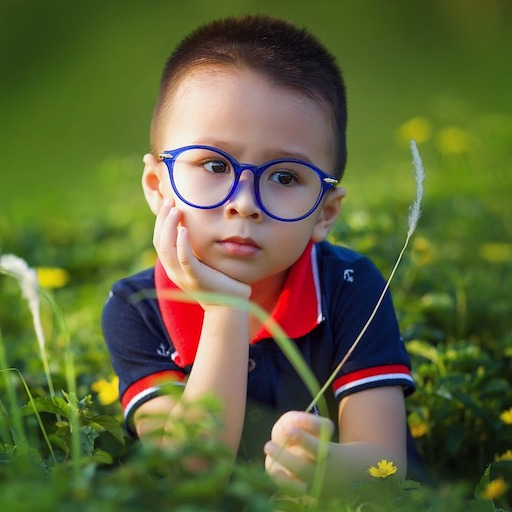
#> input picture ImageEnhancement_Filtering/data/images/sample.jpg, 512 x 512 px
$ jupyter execute cvtColor-Assignment.ipynb   (shell and % lines are left out)
#> lines starting #> are read from the running program, lines starting #| are printed output that depends on the picture; after the words box and inside, x2 and y2 are one past the last pixel; in counts of white or black regions, pixels touching at a corner belong together
# <font style="color:rgb(50,120,229)">Objective </font>
You have seen how we convert from one color space to another and also the theory behind the color spaces. In this assignment, you will implement the function cvtColor using the conversion formulae given in the opencv website. Specifically, you will be implementing the 2 functions:
1. convertBGRtoGray ( 10 points )
1. convertBGRtoHSV ( 20 points )

We have created the outline of the functions along with the supporting code. You just have to implement the formula in the function.

**Parameters**

**Input**
- BGR image ( named img )

**Output**
- Gray or HSV image

[cell 1]
# Import modules
import numpy as np
import matplotlib.pyplot as plt
import cv2
from dataPath import DATA_PATH

[cell 2]
import matplotlib
matplotlib.rcParams['figure.figsize'] = (18.0, 12.0)
matplotlib.rcParams['image.interpolation'] = 'bilinear'

[cell 3]
# Supress warnings
import warnings
warnings.filterwarnings("ignore")

[cell 4]
img = cv2.imread(DATA_PATH+"images/sample.jpg")
#> img is the input picture: shape (512, 512, 3); mean B, G, R 57.8, 101.6, 95.4

[cell 5]
plt.imshow(img[:,:,::-1])
plt.show()

#### <font style="color:rgb(50,120,229)">Convert BGR image to Grayscale image</font>
- Input: image in BGR mode
- Output: image in grayscale mode

For your convenience, we have added the conversion formula below

#### Reference:
https://docs.opencv.org/4.1.0/de/d25/imgproc_color_conversions.html

[cell 6]
def convertBGRtoGray(image):
    """
    Convert a BGR image to a grayscale image.

    Parameters:
    image (numpy.ndarray): Input image in BGR format.

    Returns:
    numpy.ndarray: Grayscale image.
    """
    # Extract the B, G, R channels
    B = image[:, :, 0]
    G = image[:, :, 1]
    R = image[:, :, 2]

    # Calculate the grayscale values using the formula
    # Gray = 0.299*R + 0.587*G + 0.114*B
    gray_image = 0.299 * R + 0.587 * G + 0.114 * B

    # Convert to uint8 type
    gray_image = gray_image.astype(np.uint8)

    return gray_image

[cell 7]
gray = convertBGRtoGray(img)

Get the result from OpenCV's `cvtColor` function to verify

[cell 8]
gray_cv = cv2.cvtColor(img,cv2.COLOR_BGR2GRAY)

[cell 9]
plt.figure(figsize=(18,12))
plt.subplot(1,3,1)
plt.title("Result from custom function")
plt.imshow(gray,cmap="gray")
plt.subplot(1,3,2)
plt.title("Result from OpenCV function")
plt.imshow(gray_cv,cmap="gray")
plt.subplot(1,3,3)
plt.title("Difference")
plt.imshow(np.abs(gray-gray_cv),cmap="gray")
plt.show()
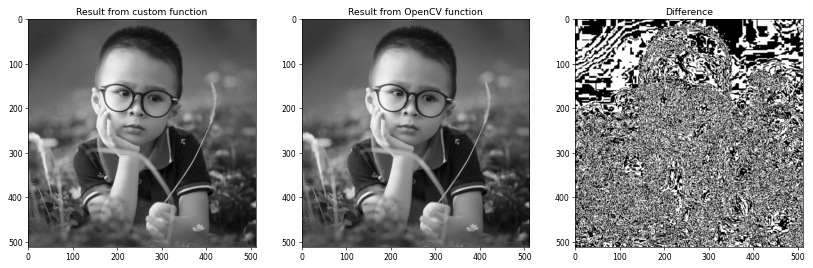
#> figure drawn by matplotlib, 3 panels

[cell 10]
###
### AUTOGRADER TEST - DO NOT REMOVE
###

#### <font style="color:rgb(50,120,229)">Convert BGR image to HSV image</font>
- Input: image in BGR mode
- Output: image in HSV mode

For your convenience, we have added the conversion formula below

#### Reference:
https://docs.opencv.org/4.1.0/de/d25/imgproc_color_conversions.html

You can assume we are working with 8 bit images.

[cell 11]
def convertBGRtoHSV(image):
    """
    Convert a BGR image to an HSV image.

    Parameters:
    image (numpy.ndarray): Input image in BGR format.

    Returns:
    numpy.ndarray: HSV image.
    """
    # Extract the B, G, R channels
    B = image[:, :, 0] / 255.0
    G = image[:, :, 1] / 255.0
    R = image[:, :, 2] / 255.0

    # Calculate the maximum and minimum values among R, G, B
    Cmax = np.max([R, G, B], axis=0)
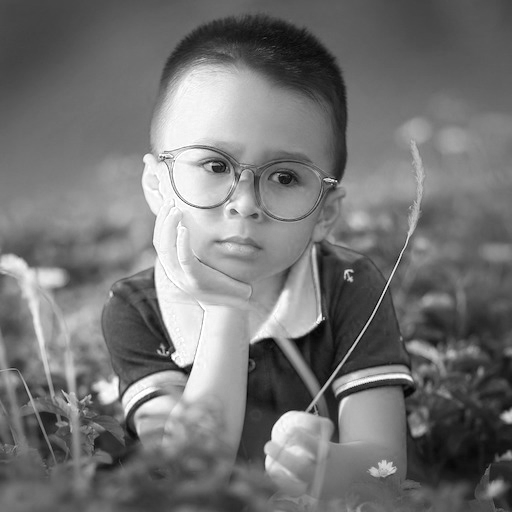
#> Cmax: shape (512, 512) float64; min 0.00392, max 1, mean 0.454
    Cmin = np.min([R, G, B], axis=0)
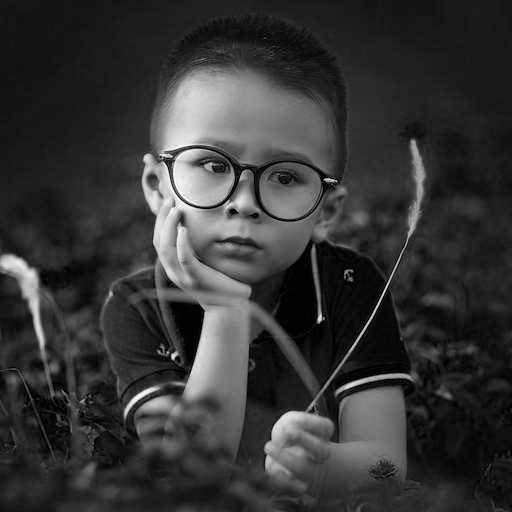
#> Cmin: shape (512, 512) float64; min 0, max 0.992, mean 0.209
    delta = Cmax - Cmin
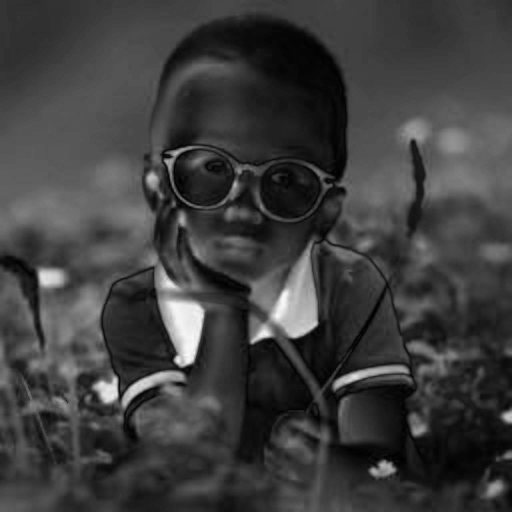
#> delta: shape (512, 512) float64; min 0, max 0.984, mean 0.245

    # Initialize H, S, V channels
    H = np.zeros_like(Cmax)
    S = np.zeros_like(Cmax)
    V = Cmax

    # Calculate Hue
    mask = (delta != 0)
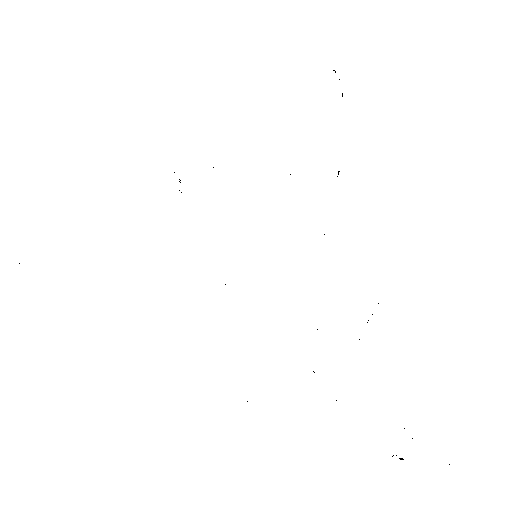
#> mask: shape (512, 512) bool; 100% white; black in thin lines or dots, all inside (x1, y1, x2, y2) = (19, 70, 450, 465)
    H[mask & (Cmax == R)] = (60 * ((G - B) / delta) % 6)[mask & (Cmax == R)]
    H[mask & (Cmax == G)] = (60 * ((B - R) / delta) + 2 * 60)[mask & (Cmax == G)]
    H[mask & (Cmax == B)] = (60 * ((R - G) / delta) + 4 * 60)[mask & (Cmax == B)]
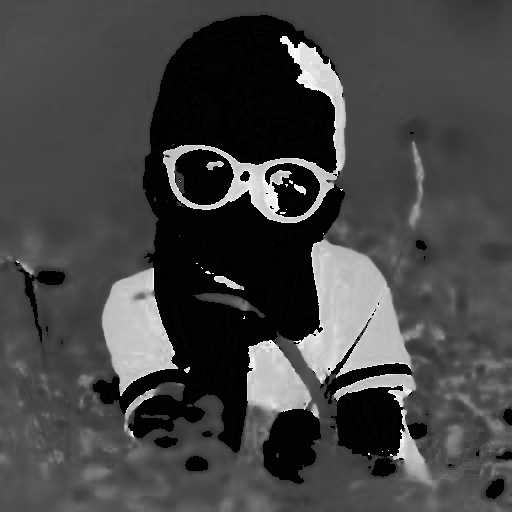
#> H: shape (512, 512) float64; min 0, max 300, mean 81.4; drawn with min black and max white

    # Calculate Saturation
    S[Cmax != 0] = (delta / Cmax)[Cmax != 0]
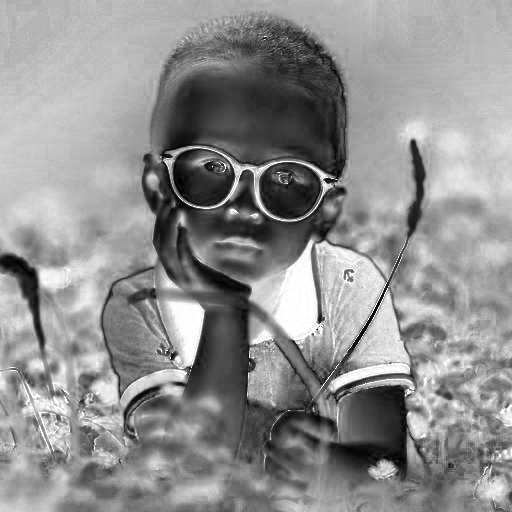
#> S: shape (512, 512) float64; min 0, max 1, mean 0.564

    # Scale H to [0, 179], S and V to [0, 255]
    H = (H / 2).astype(np.uint8)
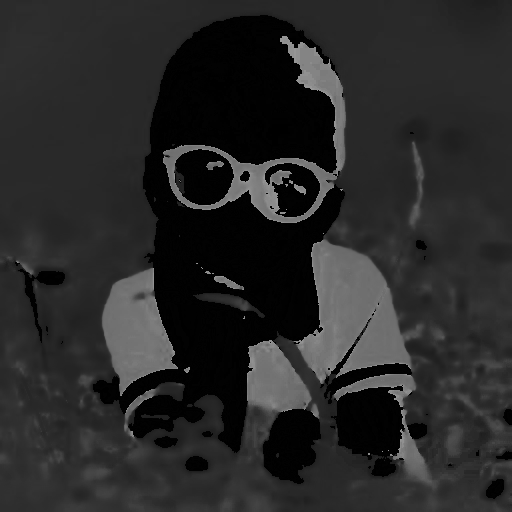
#> H: shape (512, 512); min 0, max 150, mean 40.3
    S = (S * 255).astype(np.uint8)
    V = (V * 255).astype(np.uint8)

    # Stack H, S, V channels to get the HSV image
    hsv_image = np.stack([H, S, V], axis=-1)
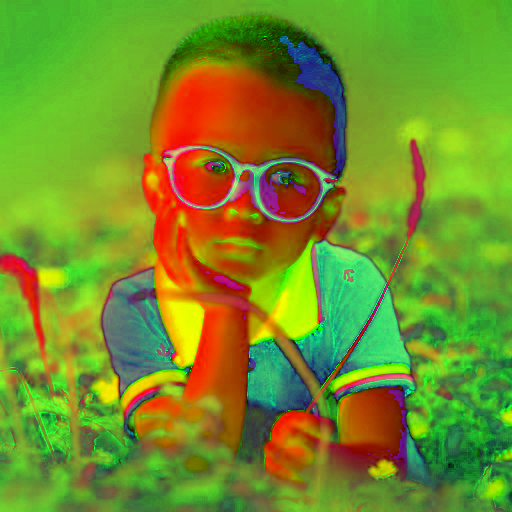
#> hsv_image: shape (512, 512, 3); mean of channels 0, 1, 2 40.3, 143.4, 115.7; drawn as B, G, R

    return hsv_image

[cell 12]
hsv = convertBGRtoHSV(img)

Get the result from OpenCV's `cvtColor` function to verify

[cell 13]
hsv_cv = cv2.cvtColor(img,cv2.COLOR_BGR2HSV)
#> hsv_cv: shape (512, 512, 3); mean H, S, V 52.8, 143.9, 115.7

[cell 14]
plt.subplot(1,3,1)
plt.title("Result from custom function")
plt.imshow(hsv[:,:,::-1])
plt.subplot(1,3,2)
plt.title("Result from OpenCV function")
plt.imshow(hsv_cv[:,:,::-1])
plt.subplot(1,3,3)
plt.title("Difference")
plt.imshow(np.abs(hsv-hsv_cv)[:,:,::-1])
plt.show()
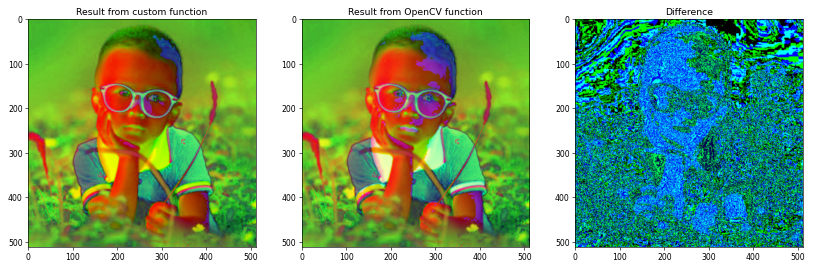
#> figure drawn by matplotlib, 3 panels
